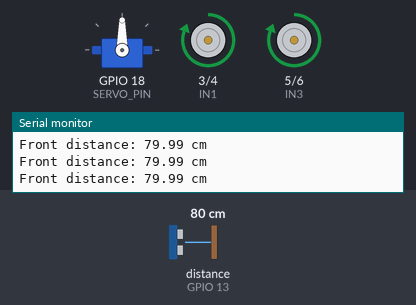
Bench run of a sketch on a simulated ESP32-S3. On the bench: servo, motor-driver pin pairs drawn as motors (green arrow = first pin HIGH = forward, orange = second pin HIGH = backward, longer = more drive, scaled by the enable pin), the last lines printed to the serial monitor. Wiring (inferred from the names in the program): ultrasonic range finder: trigger GPIO 12; echo GPIO 13. Inputs (shaded band) come from the test bench; at power-on: distance to the obstacle (sensor on GPIO 13) 80 cm. The echo pulse lasts 58.3 µs per cm.

Above: at 2.2 s.
2.3 s: distance to the obstacle (sensor on GPIO 13) set to 28 cm
3.8 s: distance to the obstacle (sensor on GPIO 13) set to 21 cm
At 5.8 s:
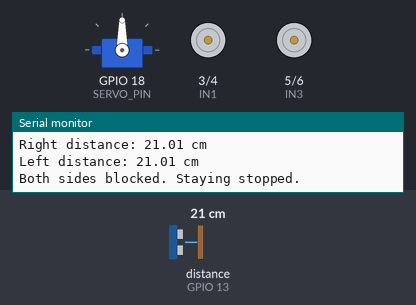
6.8 s: distance to the obstacle (sensor on GPIO 13) set to 35 cm
At 8.0 s:
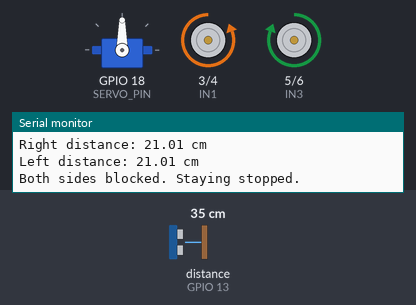
9.7 s: distance to the obstacle (sensor on GPIO 13) set to 2 cm
At 10.3 s:
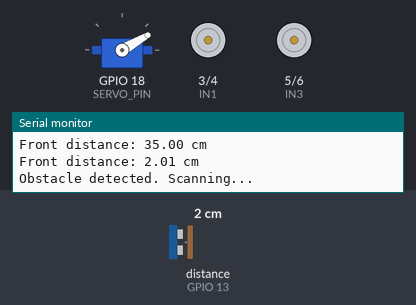
12.7 s: distance to the obstacle (sensor on GPIO 13) set to 60 cm
At 14.6 s:
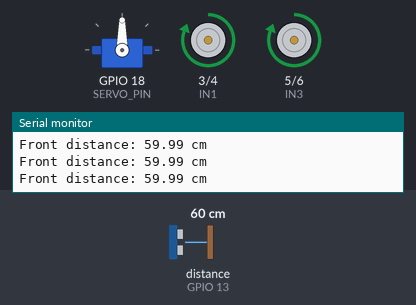
Timing chart, 0 to 16.1 s (numbered marks = the images above; inputs shaded):
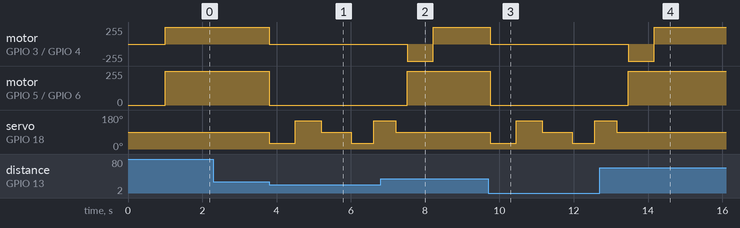

Measured:
- the behaviour switches between 25 and 24 cm on distance to the obstacle (sensor on GPIO 13) (found by bisection; images 0 and 1)
- after the input at 3.8 s, motor on GPIO 3 (IN1) / GPIO 4 (IN2), motor on GPIO 5 (IN3) / GPIO 6 (IN4): forward 255/255 → stopped after 0.00 s instead of 2.3 s; servo on GPIO 18 (SERVO_PIN): 90° → 30° at once, → 150° 0.70 s later, → 90° 0.70 s later, → 30° 0.80 s later, … (5 changes in this stretch)
- after the input at 6.8 s, motor on GPIO 3 (IN1) / GPIO 4 (IN2): stopped → backward 255/255 after 0.71 s, → forward 255/255 0.70 s later; motor on GPIO 5 (IN3) / GPIO 6 (IN4): stopped → forward 255/255 after 0.71 s; servo on GPIO 18 (SERVO_PIN): goes on until 7.2 s, then stays 90°
- after the input at 9.7 s, motor on GPIO 3 (IN1) / GPIO 4 (IN2), motor on GPIO 5 (IN3) / GPIO 6 (IN4): forward 255/255 → stopped after 0.06 s; servo on GPIO 18 (SERVO_PIN): 90° → 30° after 0.06 s, → 150° 0.70 s later, → 90° 0.70 s later, → 30° 0.80 s later, … (5 changes in this stretch)
- after the input at 12.7 s, motor on GPIO 3 (IN1) / GPIO 4 (IN2): stopped → backward 255/255 after 0.76 s, → forward 255/255 0.70 s later; motor on GPIO 5 (IN3) / GPIO 6 (IN4): stopped → forward 255/255 after 0.76 s; servo on GPIO 18 (SERVO_PIN): goes on until 13.2 s, then stays 90°

The sketch:

testing_componenets.ino
```cpp
#include <ESP32Servo.h>

// ---------- PIN CONNECTIONS ----------

// Servo
#define SERVO_PIN 18

// HC-SR04 ultrasonic sensor
#define TRIG_PIN 12
#define ECHO_PIN 13

// L298N motor driver
#define ENA 2
#define IN1 3
#define IN2 4
#define IN3 5
#define IN4 6
#define ENB 7

// ---------- SETTINGS ----------

const float OBSTACLE_DISTANCE = 25.0;

const int CENTER_ANGLE = 90;
const int RIGHT_ANGLE = 30;
const int LEFT_ANGLE = 150;

const unsigned long FORWARD_TIME = 5000;
const unsigned long STOP_TIME = 3000;
const unsigned long TURN_TIME = 700;

Servo scannerServo;

// ---------- ULTRASONIC SENSOR ----------

float getDistance() {
  digitalWrite(TRIG_PIN, LOW);
  delayMicroseconds(2);

  digitalWrite(TRIG_PIN, HIGH);
  delayMicroseconds(10);
  digitalWrite(TRIG_PIN, LOW);

  long duration = pulseIn(ECHO_PIN, HIGH, 30000);

  if (duration == 0) {
    return 400.0;
  }

  return duration * 0.0343 / 2.0;
}

// ---------- MOTOR CONTROL ----------

void moveForward() {
  digitalWrite(ENA, HIGH);
  digitalWrite(ENB, HIGH);

  digitalWrite(IN1, HIGH);
  digitalWrite(IN2, LOW);

  digitalWrite(IN3, HIGH);
  digitalWrite(IN4, LOW);
}

void stopRobot() {
  digitalWrite(IN1, LOW);
  digitalWrite(IN2, LOW);
  digitalWrite(IN3, LOW);
  digitalWrite(IN4, LOW);
}

void turnRight() {
  // Left motor forward, right motor backward
  digitalWrite(IN1, HIGH);
  digitalWrite(IN2, LOW);

  digitalWrite(IN3, LOW);
  digitalWrite(IN4, HIGH);

  delay(TURN_TIME);
  stopRobot();
}

void turnLeft() {
  // Left motor backward, right motor forward
  digitalWrite(IN1, LOW);
  digitalWrite(IN2, HIGH);

  digitalWrite(IN3, HIGH);
  digitalWrite(IN4, LOW);

  delay(TURN_TIME);
  stopRobot();
}

// ---------- OBSTACLE AVOIDANCE ----------

void avoidObstacle() {
  stopRobot();

  Serial.println("Obstacle detected. Scanning...");

  // Scan right
  scannerServo.write(RIGHT_ANGLE);
  delay(700);
  float rightDistance = getDistance();

  // Scan left
  scannerServo.write(LEFT_ANGLE);
  delay(700);
  float leftDistance = getDistance();

  // Return sensor to center
  scannerServo.write(CENTER_ANGLE);
  delay(300);

  Serial.print("Right distance: ");
  Serial.print(rightDistance);
  Serial.println(" cm");

  Serial.print("Left distance: ");
  Serial.print(leftDistance);
  Serial.println(" cm");

  bool rightClear = rightDistance > OBSTACLE_DISTANCE;
  bool leftClear = leftDistance > OBSTACLE_DISTANCE;

  if (rightClear && (!leftClear || rightDistance >= leftDistance)) {
    Serial.println("Turning right");
    turnRight();
  }
  else if (leftClear) {
    Serial.println("Turning left");
    turnLeft();
  }
  else {
    Serial.println("Both sides blocked. Staying stopped.");

    // Wait until a side becomes clear
    while (true) {
      delay(500);

      scannerServo.write(RIGHT_ANGLE);
      delay(600);
      rightDistance = getDistance();

      scannerServo.write(LEFT_ANGLE);
      delay(600);
      leftDistance = getDistance();

      scannerServo.write(CENTER_ANGLE);
      delay(300);

      rightClear = rightDistance > OBSTACLE_DISTANCE;
      leftClear = leftDistance > OBSTACLE_DISTANCE;

      if (rightClear || leftClear) {
        break;
      }
    }

    if (rightClear && (!leftClear || rightDistance >= leftDistance)) {
      turnRight();
    } else {
      turnLeft();
    }
  }

  Serial.println("Obstacle avoided. Restarting cycle.");
}

// ---------- SETUP ----------

void setup() {
  Serial.begin(115200);

  pinMode(TRIG_PIN, OUTPUT);
  pinMode(ECHO_PIN, INPUT);

  pinMode(ENA, OUTPUT);
  pinMode(ENB, OUTPUT);

  pinMode(IN1, OUTPUT);
  pinMode(IN2, OUTPUT);
  pinMode(IN3, OUTPUT);
  pinMode(IN4, OUTPUT);

  stopRobot();

  scannerServo.setPeriodHertz(50);
  scannerServo.attach(SERVO_PIN, 500, 2400);
  scannerServo.write(CENTER_ANGLE);

  delay(1000);

  Serial.println("Agriculture Robot Started");
}

// ---------- MAIN LOOP ----------

void loop() {
  // STEP 1: Move forward for 5 seconds
  Serial.println("Moving forward for 5 seconds");

  unsigned long startTime = millis();
  moveForward();

  while (millis() - startTime < FORWARD_TIME) {
    float distance = getDistance();

    Serial.print("Front distance: ");
    Serial.print(distance);
    Serial.println(" cm");

    if (distance <= OBSTACLE_DISTANCE) {
      stopRobot();

      avoidObstacle();

      // Restart a fresh 5-second forward cycle
      return;
    }

    delay(100);
  }

  // STEP 2: Stop for 3 seconds and do nothing
  stopRobot();
  Serial.println("Stopped for 3 seconds");

  delay(STOP_TIME);

  // loop() automatically starts the next cycle
}
```
